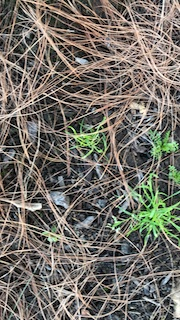
#> input picture oldProgramFiles/hackFresno19/images/to_tune.JPG, 180 x 320 px
$ python -i process_color.py   (imports and definitions only)
#> lines starting #> are read from the running program, lines starting #| are printed output that depends on the picture; after the words box and inside, x2 and y2 are one past the last pixel; in counts of white or black regions, pixels touching at a corner belong together
#> further down, picture is the input picture: shape (320, 180, 3); mean B, G, R 102.5, 110.5, 114.3
import cv2
import numpy as np


class ProcessColor:

    def __init__(self, image):
        # self.image = cv2.imread(image)
        self.image = image
        self.contour_image = []
        self.low_hue = 31
        self.low_sat = 42
        self.low_val = 149
        self.high_hue = 194
        self.high_sat = 228
        self.high_val = 255

    def green_filter(self):
        blurred = cv2.GaussianBlur(self.image, (13, 13), 0)
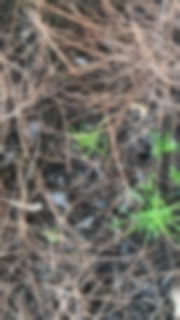
#> blurred: shape (320, 180, 3); mean B, G, R 102.6, 110.5, 114.4
        hsv = cv2.cvtColor(blurred, cv2.COLOR_BGR2HSV)
#> hsv: shape (320, 180, 3); mean H, S, V 30.9, 32.4, 117.8
        color_low = np.array([self.low_hue,self.low_sat,self.low_val])
        color_high = np.array([self.high_hue, self.high_sat, self.high_val])
        mask = cv2.inRange(hsv, color_low, color_high)
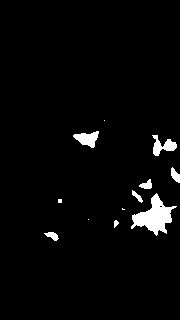
#> mask: shape (320, 180); 3% white; 12 white regions (4 under 20 px), largest, box (x1, y1, x2, y2) and area: (131, 193, 177, 236) 870, (73, 131, 99, 148) 254, (152, 135, 177, 156) 252
        kern = cv2.getStructuringElement(cv2.MORPH_ELLIPSE, (7, 7))
        mask = cv2.morphologyEx(mask, cv2.MORPH_CLOSE, kern)
#> mask: shape (320, 180); 3.1% white; 12 white regions (4 under 20 px), largest, box (x1, y1, x2, y2) and area: (131, 193, 177, 236) 891, (152, 135, 179, 156) 277, (73, 131, 99, 148) 254
        mask = cv2.morphologyEx(mask, cv2.MORPH_OPEN, kern)
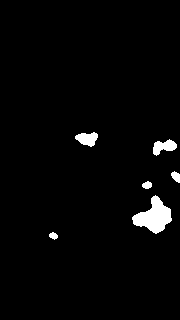
#> mask: shape (320, 180); 2.5% white; 6 white regions, box (x1, y1, x2, y2) and area: (132, 195, 172, 234) 822, (153, 139, 177, 156) 236, (75, 132, 98, 147) 227, (171, 171, 180, 183) 72, (142, 181, 152, 189) 59, (49, 232, 58, 240) 48
        return mask
        # self.contour_image = cv2.threshold(mask, 1, cv2.THRESH_BINARY, 11, 2)
        # return cv2.threshold(mask, 1, cv2.THRESH_BINARY, 11, 2)

>>> import cv2
>>> picture = cv2.imread('../images/to_tune.JPG')
>>> result = ProcessColor(picture).green_filter()
